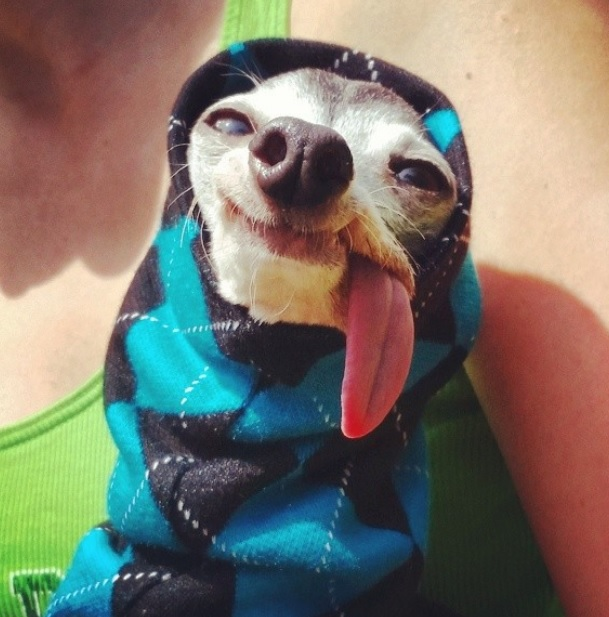
#> input picture resources/picture.png, 609 x 617 px
$ python main.py   (Python 2 division)   (older library calls are emulated)
#> lines starting #> are read from the running program, lines starting #| are printed output that depends on the picture
from PIL import Image
from PIL import ImageOps

im = Image.open('../resources/picture.png')
#> im is the input picture: PIL image 609x617 RGB; mean R, G, B 122.4, 116.8, 105.8

print im.size
#| (609, 617)

im = ImageOps.grayscale(im)
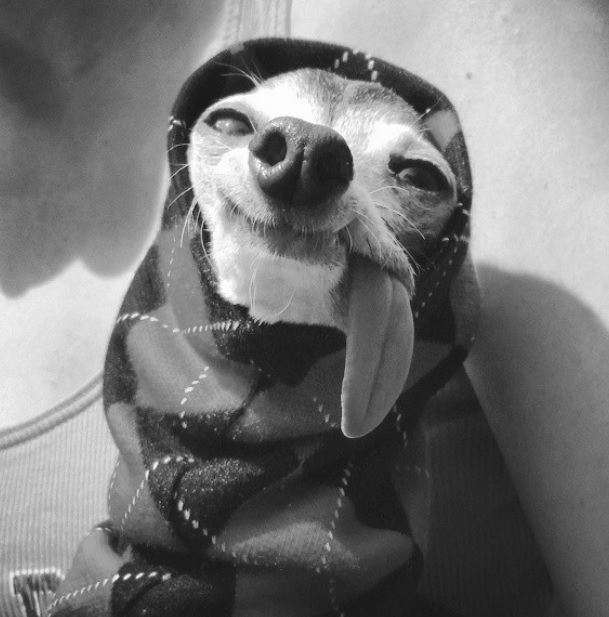
#> im: PIL image 609x617 L; min 20, max 255, mean 117.2

#this size puts us at 8125 characters and a good size for reddit comments
im = im.resize((120,55), Image.ANTIALIAS)
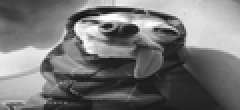
#> im: PIL image 120x55 L (shown 2 times larger); min 16, max 255, mean 117.2

#so the ascii looked really good when zoomed out so i wanted to keep it as an option
#but it does look better with less characters when not zoomed in
extraascii = False

#im.show()

fh = open('asciidata', 'w')


for y in range (0, im.size[1]):
	fh.write('    ')
	for x in range (0, im.size[0]):
		lum =  im.getpixel((x,y))
		if extraascii :
			if lum <= 29:
				fh.write('@')
			elif lum <= 67:
				fh.write('#')
			elif lum <= 85:
				fh.write('8')
			elif lum <= 113:
				fh.write('&')
			elif lum <= 141:
				fh.write('o')
			elif lum <= 169:
				fh.write(':')
			elif lum <= 197:
				fh.write('*')
			elif lum <= 225:
				fh.write(',')
			elif lum <= 255:
				fh.write(' ')

		else:
			if lum <= 38:
				fh.write('@')
			elif lum <=75:
				fh.write('&')
			elif lum <= 98:
				fh.write('o')
			elif lum <= 157:
				fh.write("|")
			elif lum <= 210:
				fh.write(":")
			elif lum <= 224:
				fh.write(".")
			else:
				fh.write(' ')
	fh.write('\n')


fh.close()
